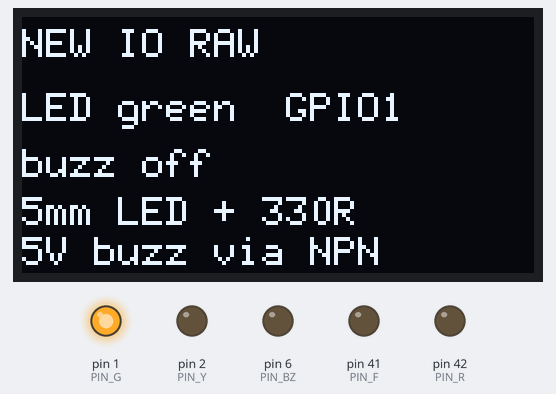
A sketch run on a simulated Arduino Mega 2560, built for the host (arithmetic inside an expression is 32-bit, double 64-bit). On the bench: 128×64 one-colour display, output pins drawn as LEDs (lit = HIGH). What the sketch prints to the serial monitor is not drawn.

Above: at 0.5 s.
At 1.2 s:
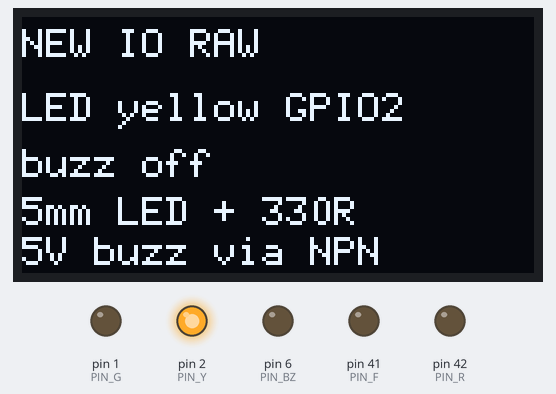
At 2.0 s:
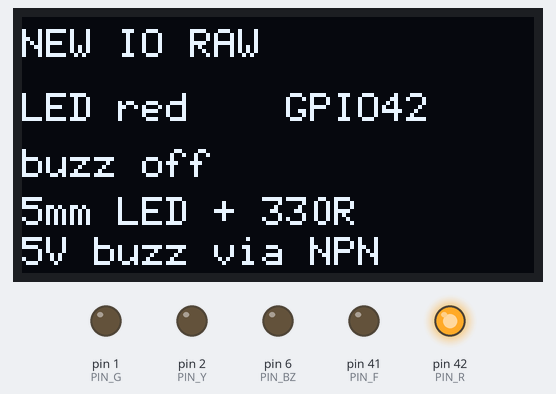
At 2.7 s:
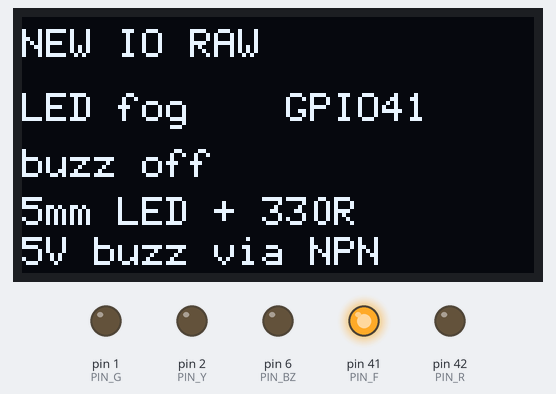
At 3.57 s:
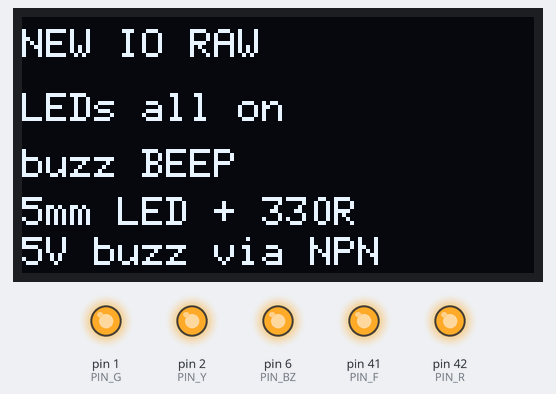
At 4.7 s:
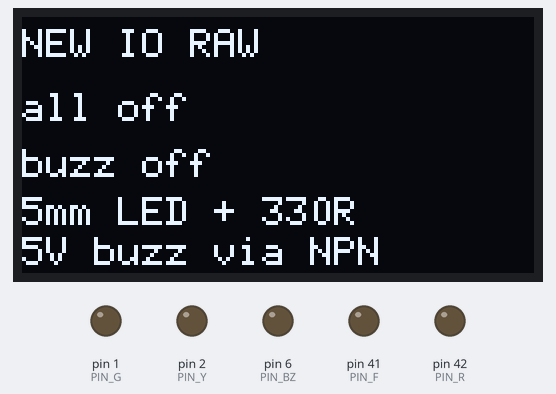
Timing chart, 0 to 40.0 s (numbered marks = the images above):
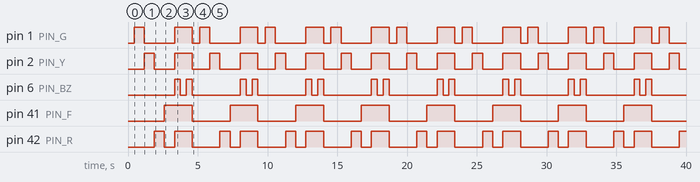

Measured:
- by itself, pin 1 (PIN_G): repeats every 4.7 s: LOW 2.2 s, HIGH 1.3 s, LOW 0.53 s, HIGH 0.73 s
- by itself, pin 2 (PIN_Y): repeats every 4.7 s: LOW 1.5 s, HIGH 1.3 s, LOW 1.3 s, HIGH 0.73 s
- by itself, pin 6 (PIN_BZ): repeats every 4.7 s: LOW 0.43 s, HIGH 0.43 s, LOW 3.4 s, HIGH 0.43 s
- by itself, pin 41 (PIN_F): alternates HIGH for 2.0 s and LOW for 2.7 s
- by itself, pin 42 (PIN_R): repeats every 4.7 s: LOW 0.73 s, HIGH 1.3 s, LOW 2.0 s, HIGH 0.73 s
- what the display in image 0 shows lasts 0.7 s, from 0.5 s to 1.2 s
- what the display in image 4 shows lasts 0.4 s, from 3.4 s to 3.8 s

The sketch:

26_io_raw.ino
```cpp
/*
  NEW operator I/O test — 5mm LEDs + active buzzer.
  Green GPIO1, Yellow GPIO2, Red GPIO42, Fog GPIO41.
  Buzzer GPIO6. 5 V buzzer: use NPN, do not feed 5 V into the pin.
*/
#include <Arduino.h>
#include <Wire.h>
#include <U8g2lib.h>
#include <stdio.h>

U8G2_SH1106_128X64_NONAME_F_HW_I2C oled(U8G2_R0, U8X8_PIN_NONE);
static bool oled_ok = false;

static const int PIN_G = 1, PIN_Y = 2, PIN_R = 42, PIN_F = 41, PIN_BZ = 6;

static void allOff() {
  digitalWrite(PIN_G, LOW);
  digitalWrite(PIN_Y, LOW);
  digitalWrite(PIN_R, LOW);
  digitalWrite(PIN_F, LOW);
  digitalWrite(PIN_BZ, LOW);
}

static void show(const char *led, const char *buzz) {
  if (!oled_ok) return;
  oled.clearBuffer();
  oled.setFont(u8g2_font_6x12_tf);
  oled.drawStr(0, 10, "NEW IO RAW");
  oled.drawStr(0, 26, led);
  oled.drawStr(0, 40, buzz);
  oled.drawStr(0, 52, "5mm LED + 330R");
  oled.drawStr(0, 62, "5V buzz via NPN");
  oled.sendBuffer();
}

void setup() {
  Serial.begin(115200);
  Serial.setTxTimeoutMs(0);
  delay(400);
  Serial.println("NEW IO RAW  G1 Y2 R42 F41  BZ6");

  pinMode(PIN_G, OUTPUT);
  pinMode(PIN_Y, OUTPUT);
  pinMode(PIN_R, OUTPUT);
  pinMode(PIN_F, OUTPUT);
  pinMode(PIN_BZ, OUTPUT);
  allOff();

  Wire.begin(8, 9);
  Wire.setClock(100000);
  uint8_t oa = 0x3C;
  Wire.beginTransmission(oa);
  if (Wire.endTransmission() != 0) {
    oa = 0x3D;
    Wire.beginTransmission(oa);
    oled_ok = Wire.endTransmission() == 0;
  } else oled_ok = true;
  if (oled_ok) {
    oled.setI2CAddress(oa << 1);
    oled.setBusClock(100000);
    oled.begin();
  }
}

void loop() {
  struct Step {
    const char *led;
    const char *buzz;
    int g, y, r, f, bz;
    int ms;
  };
  static const Step steps[] = {
    {"LED green  GPIO1", "buzz off", 1, 0, 0, 0, 0, 700},
    {"LED yellow GPIO2", "buzz off", 0, 1, 0, 0, 0, 700},
    {"LED red    GPIO42", "buzz off", 0, 0, 1, 0, 0, 700},
    {"LED fog    GPIO41", "buzz off", 0, 0, 0, 1, 0, 700},
    {"LEDs all on", "buzz BEEP", 1, 1, 1, 1, 1, 400},
    {"LEDs all on", "buzz off", 1, 1, 1, 1, 0, 400},
    {"LEDs all on", "buzz BEEP", 1, 1, 1, 1, 1, 400},
    {"all off", "buzz off", 0, 0, 0, 0, 0, 500},
  };

  for (const Step &s : steps) {
    digitalWrite(PIN_G, s.g);
    digitalWrite(PIN_Y, s.y);
    digitalWrite(PIN_R, s.r);
    digitalWrite(PIN_F, s.f);
    digitalWrite(PIN_BZ, s.bz);
    show(s.led, s.buzz);
    Serial.printf("%s  %s\n", s.led, s.buzz);
    delay(s.ms);
  }
}
```
